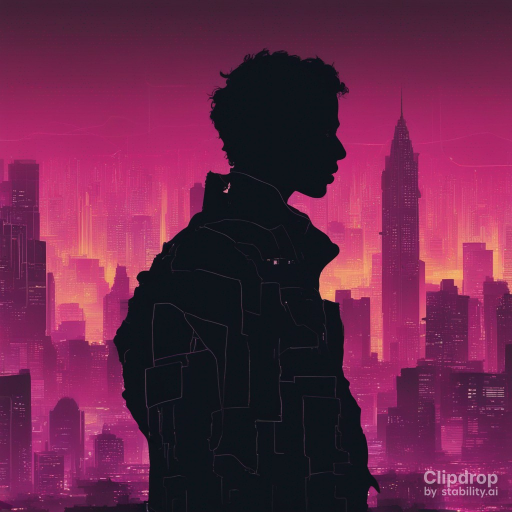
#> input picture data/profilepictures_o/profilepicture_0.jpg, 1024 x 1024 px, found by its file name (shown at 1/2 size); its folder holds 4 pictures in this run
$ python test.py
#> lines starting #> are read from the running program, lines starting #| are printed output that depends on the picture
from PIL import Image
import os

def resize_images_in_folder(src_folder, dest_folder, new_size):
    """
    Resize all jpg images in the source folder to the specified size
    and save them in the destination folder.

    Parameters:
    - src_folder: Path to the source folder containing jpg images.
    - dest_folder: Path where resized images will be saved.
    - new_size: A tuple (width, height) specifying the desired size.
    """
#> called with src_folder = 'data\\profilepictures_o', dest_folder = 'data\\profilepictures', new_size = (800, 600)
    # Ensure the destination folder exists
    if not os.path.exists(dest_folder):
        os.makedirs(dest_folder)

    # Loop through each file in the source folder
    for filename in os.listdir(src_folder):
        if filename.endswith(".jpg"):
            filepath = os.path.join(src_folder, filename)
            with Image.open(filepath) as img:
                # Resize the image
#> img is the input picture: PIL image 1024x1024 RGB; mean R, G, B 104.7, 38.1, 73.3
                resized_img = img.resize(new_size)
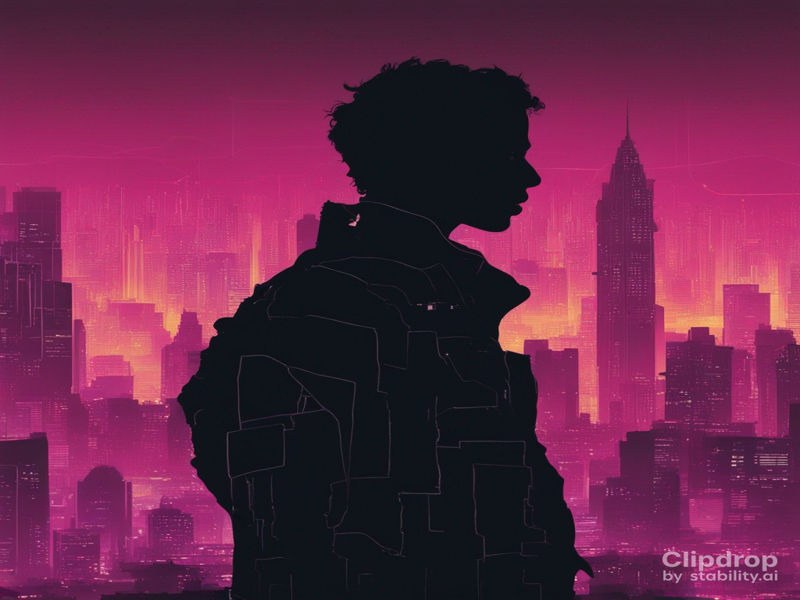
#> resized_img: PIL image 800x600 RGB; mean R, G, B 104.7, 38.1, 73.3

                # Save the resized image to the destination folder
                resized_img_path = os.path.join(dest_folder, filename)
                resized_img.save(resized_img_path, "JPEG")
                print(f"Resized {filename} and saved to {resized_img_path}")
#> pass 2 of the loop in resize_images_in_folder, `for filename in os.listdir(src_folder):`:
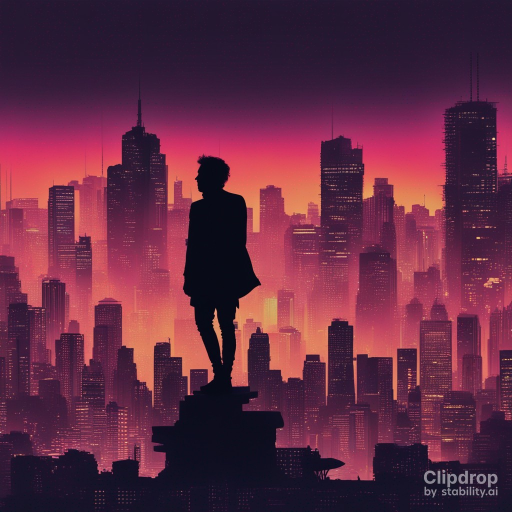
#> input picture data/profilepictures_o/profilepicture_1.jpg, 1024 x 1024 px, found by its file name (shown at 1/2 size)
#> in resize_images_in_folder, img is the input picture: PIL image 1024x1024 RGB; mean R, G, B 98.5, 42.9, 67.4
#> in resize_images_in_folder, `resized_img = img.resize(new_size)`:
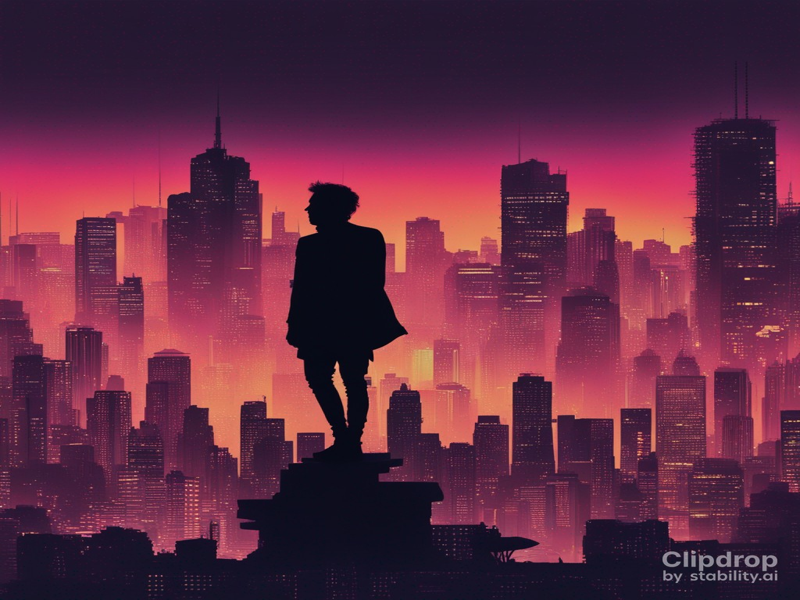
#> resized_img: PIL image 800x600 RGB; mean R, G, B 98.5, 42.9, 67.4
#> pass 3 of the loop in resize_images_in_folder, `for filename in os.listdir(src_folder):`:
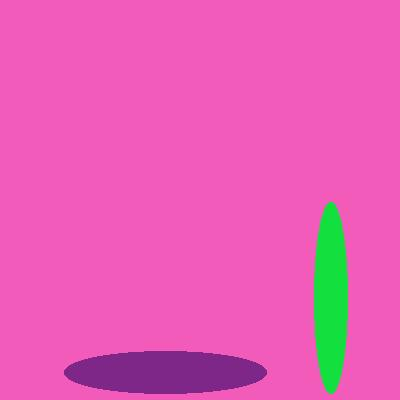
#> input picture data/profilepictures_o/profilepicture_10.jpg, 400 x 400 px, found by its file name
#> in resize_images_in_folder, img is the input picture: PIL image 400x400 RGB; mean R, G, B 229.9, 93, 181.6
#> in resize_images_in_folder, `resized_img = img.resize(new_size)`:
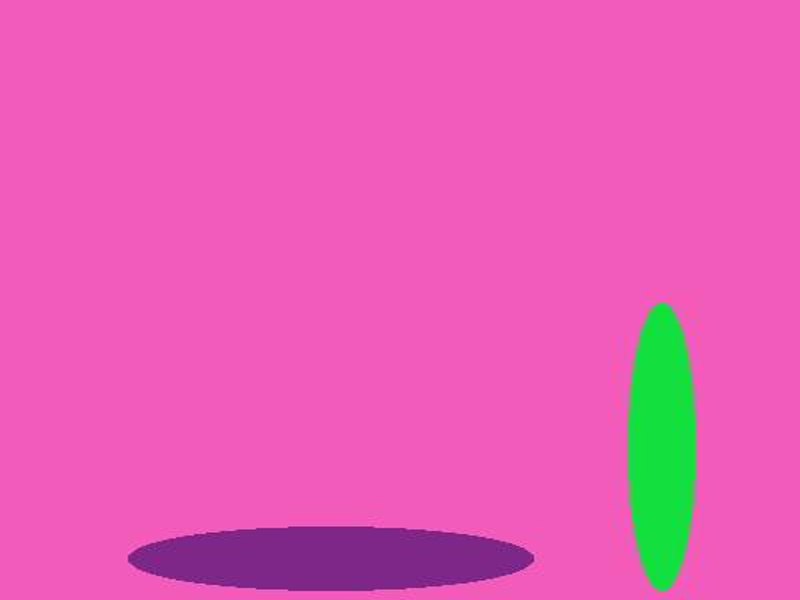
#> resized_img: PIL image 800x600 RGB; mean R, G, B 229.9, 93, 181.6
#> the loop made 4 passes; the first 3 are shown

if __name__ == "__main__":
    # Example usage
    source_folder = "data\profilepictures_o"
    destination_folder = "data\profilepictures"
    target_size = (800, 600)  # For example, resize to 800x600
    resize_images_in_folder(source_folder, destination_folder, target_size)
